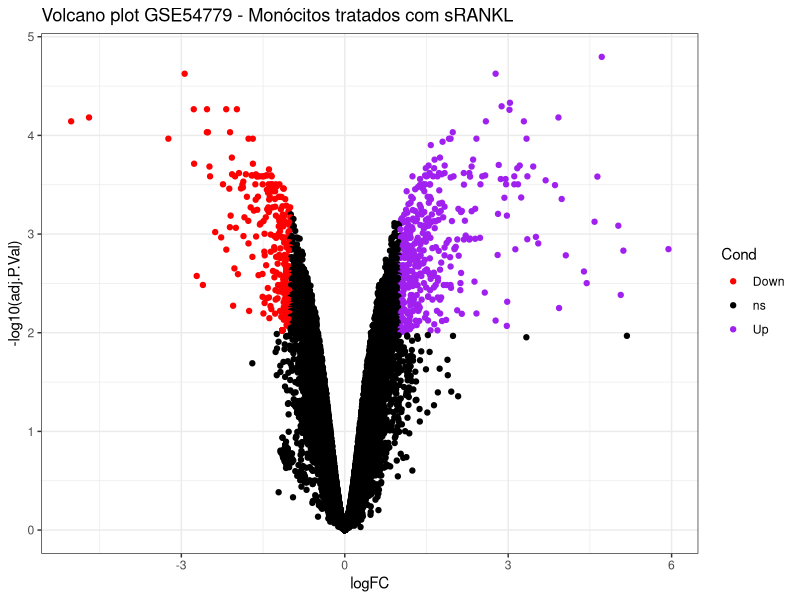

Generate this figure with R:
## ---- chunk 1
library(tidyverse)
## ---- chunk 2
data <- read_tsv(file = "Data/GSE54779_OcMouse/geo2r_GSE54779.txt")

## ---- chunk 3
glimpse(data)
## ---- chunk 4
data %>% 
  mutate(Cond = ifelse(logFC >= 1 & adj.P.Val < .01,"Up",
                       ifelse(logFC <= -1  & adj.P.Val < .01,"Down","ns"))) %>% 
  ggplot(aes(x = logFC, y = -log10(adj.P.Val),col = Cond)) +
  geom_point() +
  scale_color_manual(values = c("Up" = "Purple", "ns" = "black","Down" = "red")) +
  theme_bw() +
  labs(title = "Volcano plot GSE54779 - Monócitos tratados com sRANKL")
## ---- chunk 5
data %>% 
  mutate(Cond = ifelse(logFC >= 1 & adj.P.Val < .01,"Up",
                       ifelse(logFC <= -1  & adj.P.Val < .01,"Down","ns"))) %>% 
  group_by(Cond) %>%
  tally()
## ---- chunk 6
OcMouseUp <- data %>% 
  mutate(Cond = ifelse(logFC >= 1 & adj.P.Val < .01,"Up",
                       ifelse(logFC <= -1  & adj.P.Val < .01,"Down","ns"))) %>% 
  filter(Cond == "Up")
OcMouseUp
## ---- chunk 7
OcMouseDown <- data %>% 
  mutate(Cond = ifelse(logFC >= 1 & adj.P.Val < .01,"Up",
                       ifelse(logFC <= -1  & adj.P.Val < .01,"Down","ns"))) %>% 
  filter(Cond == "Down")
OcMouseDown
